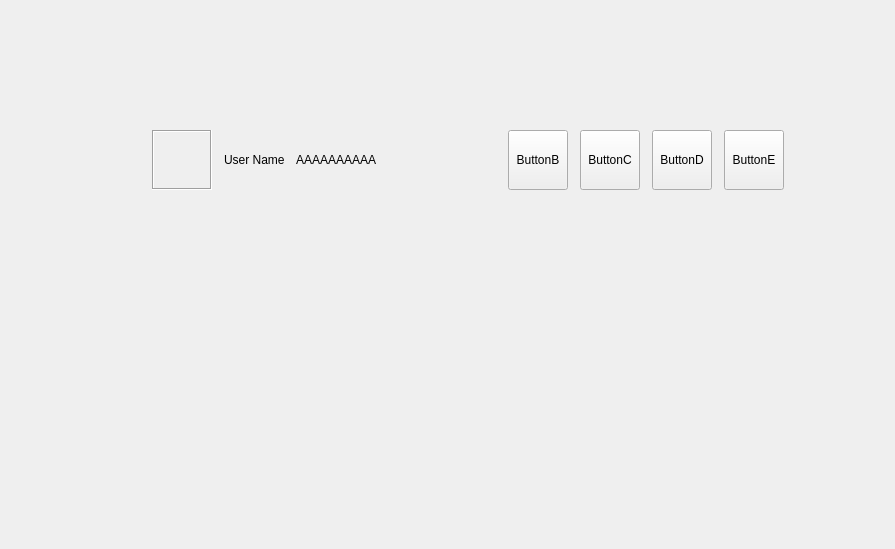
<?xml version="1.0" encoding="UTF-8"?>
<ui version="4.0">
 <class>Form</class>
 <widget class="QWidget" name="Form">
  <property name="geometry">
   <rect>
    <x>0</x>
    <y>0</y>
    <width>895</width>
    <height>549</height>
   </rect>
  </property>
  <property name="windowTitle">
   <string>Form</string>
  </property>
  <widget class="QWidget" name="horizontalLayoutWidget">
   <property name="geometry">
    <rect>
     <x>140</x>
     <y>120</y>
     <width>656</width>
     <height>81</height>
    </rect>
   </property>
   <layout class="QHBoxLayout" name="horizontalLayout">
    <property name="spacing">
     <number>3</number>
    </property>
    <property name="margin">
     <number>3</number>
    </property>
    <item>
     <widget class="QLabel" name="label_3">
      <property name="minimumSize">
       <size>
        <width>60</width>
        <height>60</height>
       </size>
      </property>
      <property name="maximumSize">
       <size>
        <width>60</width>
        <height>60</height>
       </size>
      </property>
      <property name="autoFillBackground">
       <bool>false</bool>
      </property>
      <property name="frameShape">
       <enum>QFrame::Box</enum>
      </property>
      <property name="frameShadow">
       <enum>QFrame::Sunken</enum>
      </property>
      <property name="text">
       <string/>
      </property>
      <property name="pixmap">
       <pixmap>../prefs/icons/UI/cat-alt-256.png</pixmap>
      </property>
      <property name="scaledContents">
       <bool>true</bool>
      </property>
     </widget>
    </item>
    <item>
     <widget class="QLabel" name="label_2">
      <property name="maximumSize">
       <size>
        <width>60</width>
        <height>60</height>
       </size>
      </property>
      <property name="text">
       <string>User Name:</string>
      </property>
     </widget>
    </item>
    <item>
     <widget class="QLabel" name="label">
      <property name="maximumSize">
       <size>
        <width>200</width>
        <height>60</height>
       </size>
      </property>
      <property name="text">
       <string>AAAAAAAAAA</string>
      </property>
     </widget>
    </item>
    <item>
     <widget class="QPushButton" name="pushButtonB">
      <property name="minimumSize">
       <size>
        <width>60</width>
        <height>60</height>
       </size>
      </property>
      <property name="maximumSize">
       <size>
        <width>60</width>
        <height>60</height>
       </size>
      </property>
      <property name="text">
       <string>ButtonB</string>
      </property>
     </widget>
    </item>
    <item>
     <widget class="QPushButton" name="pushButtonC">
      <property name="minimumSize">
       <size>
        <width>60</width>
        <height>60</height>
       </size>
      </property>
      <property name="maximumSize">
       <size>
        <width>60</width>
        <height>60</height>
       </size>
      </property>
      <property name="text">
       <string>ButtonC</string>
      </property>
     </widget>
    </item>
    <item>
     <widget class="QPushButton" name="pushButtonD">
      <property name="minimumSize">
       <size>
        <width>60</width>
        <height>60</height>
       </size>
      </property>
      <property name="maximumSize">
       <size>
        <width>60</width>
        <height>60</height>
       </size>
      </property>
      <property name="text">
       <string>ButtonD</string>
      </property>
     </widget>
    </item>
    <item>
     <widget class="QPushButton" name="pushButtonE">
      <property name="minimumSize">
       <size>
        <width>60</width>
        <height>60</height>
       </size>
      </property>
      <property name="maximumSize">
       <size>
        <width>60</width>
        <height>60</height>
       </size>
      </property>
      <property name="text">
       <string>ButtonE</string>
      </property>
     </widget>
    </item>
   </layout>
  </widget>
  <zorder>horizontalLayoutWidget</zorder>
  <zorder>label_3</zorder>
  <zorder>label_2</zorder>
  <zorder>label</zorder>
  <zorder>pushButtonB</zorder>
  <zorder>pushButtonC</zorder>
  <zorder>pushButtonD</zorder>
  <zorder>pushButtonE</zorder>
 </widget>
 <resources/>
 <connections/>
</ui>
